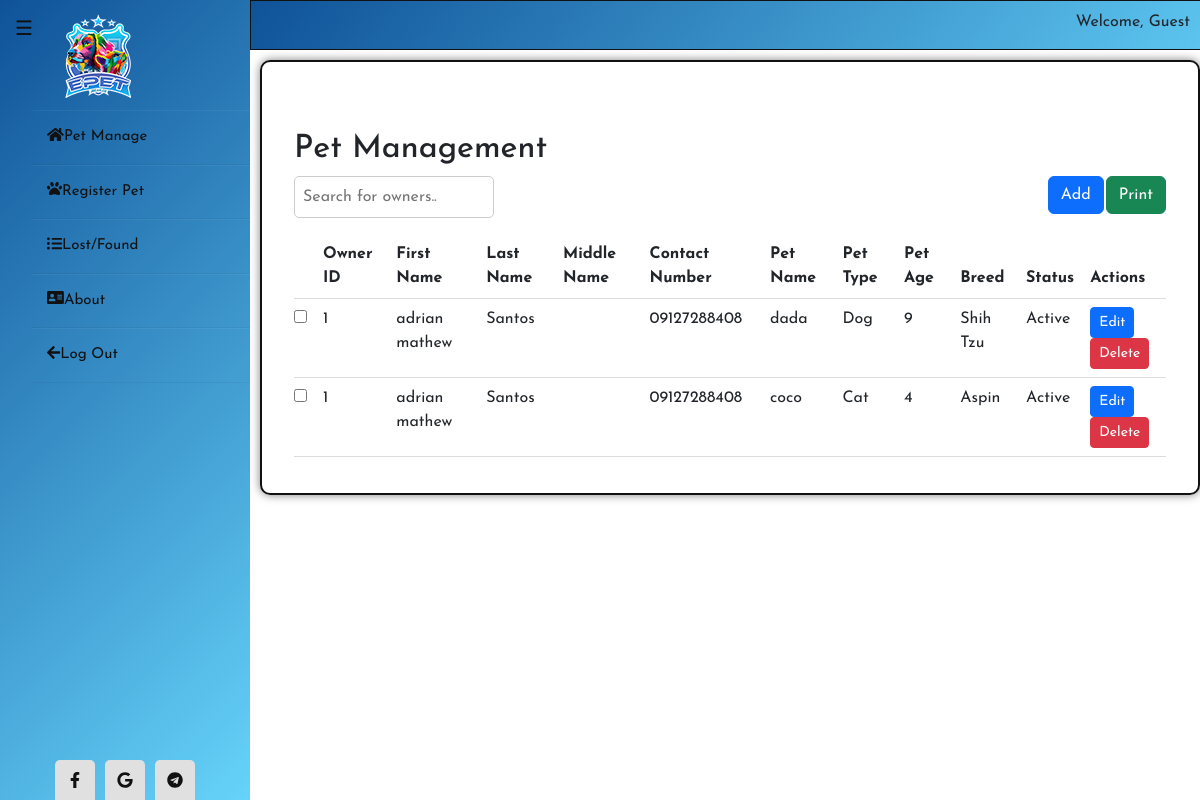
The page /epet02/Pet_management.php on the database its author committed.
### tables this page shows
CREATE TABLE `pets` (
  `pet_id` int(11) NOT NULL,
  `owner_id` int(11) NOT NULL,
  `name` varchar(50) NOT NULL,
  `petage` int(11) NOT NULL,
  `age_type` varchar(20) NOT NULL,
  `gender` varchar(10) NOT NULL,
  `breed` varchar(50) NOT NULL,
  `desc_breed` varchar(100) DEFAULT NULL,
  `color` varchar(50) NOT NULL,
  `type` varchar(20) NOT NULL,
  `status_pet` varchar(20) NOT NULL,
  `image_id` int(11) DEFAULT NULL,
  `Image` blob DEFAULT NULL
);

CREATE TABLE `owners` (
  `owner_id` int(11) NOT NULL,
  `first_name` varchar(50) NOT NULL,
  `last_name` varchar(50) NOT NULL,
  `middle_name` varchar(50) NOT NULL,
  `Ownergender` varchar(10) NOT NULL,
  `Ownerage` int(11) NOT NULL,
  `date_birth` date NOT NULL,
  `email` varchar(100) NOT NULL,
  `Ownershouse` varchar(100) NOT NULL,
  `Ownersstreet` varchar(100) NOT NULL,
  `Ownersbrgy` varchar(100) NOT NULL,
  `contact_number` varchar(15) NOT NULL
);

### epet02/Pet_management.php (the view, shortened to what this page needs)
<!DOCTYPE html>
<html lang="en">
<head>
    <link href="https://cdn.jsdelivr.net/npm/bootstrap@5.3.0-alpha1/dist/css/bootstrap.min.css" rel="stylesheet">
</head>
<body>
<?php include 'includes/sidebar1.php'; ?>
<?php include 'includes/header.php'; ?>
<div class="content">
<div class="container mt-5">
    <h2>Pet Management</h2>
    <button id="print-btn" class="btn btn-success" onclick="printSelectedOwners()">Print</button>
    <button id="add-btn" class="btn btn-primary" onclick="location.href = 'Dog&Cat_Registration.php';">Add</button>
    <input type="text" id="searchInput" onkeyup="searchOwners()" placeholder="Search for owners..">
    <table class="table" id="ownersTable">
        <thead>
            <tr>
                <th></th>
                <th>Owner ID</th>
                <th>First Name</th>
                <th>Last Name</th>
                <th>Middle Name</th>
                <th>Contact Number</th>
                <th>Pet Name</th>
                <th>Pet Type</th>
                <th>Pet Age</th>
                <th>Breed</th>
                <th>Status</th>
                <th>Actions</th>
            </tr>
        </thead>
        <tbody>
            <?php
            include 'db.php';
            $query = "SELECT * FROM owners INNER JOIN pets ON owners.owner_id = pets.owner_id";
            $result = mysqli_query($conn, $query);
            while ($row = mysqli_fetch_assoc($result)) {
                echo "<tr>";
                echo "<td><input type='checkbox' name='selectedOwners[]' value='{$row['owner_id']}'></td>";
                echo "<td>{$row['owner_id']}</td>";
                echo "<td>{$row['first_name']}</td>";
                echo "<td>{$row['last_name']}</td>";
                echo "<td>{$row['middle_name']}</td>";
                echo "<td>{$row['contact_number']}</td>";
                echo "<td>{$row['name']}</td>";
                echo "<td>{$row['type']}</td>";
                echo "<td>{$row['petage']}</td>";
                echo "<td>{$row['breed']}</td>";
                echo "<td>{$row['status_pet']}</td>";
                echo "<td>
                        <a href='edit_owner.php?id={$row['owner_id']}' class='btn btn-primary btn-sm'>Edit</a>
                        <a href='delete_owner.php?id={$row['owner_id']}' class='btn btn-danger btn-sm'>Delete</a>
                      </td>";
                echo "</tr>";
            }
            ?>
        </tbody>
    </table>
</div>
</div>
</body>
</html>

### epet02/includes/sidebar1.php (shortened to what this page needs)
<!DOCTYPE html>
<html lang="en">
<head>
</head>
<body>
<div class="wrapper">
  <div class="sidebar" id="sidebar">
  <b class="sidebar-brand" class="logo"><img src="images/logo1.png" alt="Logo"><br></b>
    <ul>
    <li><a href="Pet_management.php"><i class="fas fa-home"></i>Pet Manage</a></li>
            <li><a href="Dog&Cat_Registration.php"><i class="fas fa-paw"></i>Register Pet</a></li>
            <li><a href="loss_pets.php"><i class="fas fa-list-ul"></i>Lost/Found</a></li>
            <li><a href="about_us.php"><i class="fas fa-address-card"></i>About</a></li>
            <li><a href="logout.php"><i class="fas fa-arrow-left"></i>Log Out</a></li>
    </ul>
    <div class="social_media">
          <a href="#"><i class="fab fa-facebook-f"></i></a>
          <a href="#"><i class="fab fa-google"></i></a>
          <a href="#"><i class="fab fa-telegram"></i></a>
      </div>
  </div>
  <div class="box">
  <div class="user-info">
      <?php if (isset($_SESSION['first_name'])) : ?>
        <div class="nav-item dropdown">
          <a class="nav-link dropdown-toggle" href="#" id="userMenu" role="button" data-bs-toggle="dropdown" aria-expanded="false">
            Welcome, <?php echo $_SESSION['first_name']; ?>
          </a>
          <ul class="dropdown-menu dropdown-menu-end" aria-labelledby="userMenu">
            <li><a class="dropdown-item" href="user_management.php">User Management</a></li>
            <li><a class="dropdown-item" href="profile.php">Profile</a></li>
            <li><a class="dropdown-item" href="logout.php">Logout</a></li>
          </ul>
        </div>
      <?php else : ?>
        <span class="nav-link">Welcome, Guest</span>
      <?php endif; ?>
    </div>
</div>
<div class="Content">
    <button class="toggle-btn" onclick="toggleSidebar()">☰</button>
</div>
</body>
</html>

### epet02/includes/header.php (shortened to what this page needs)
<!DOCTYPE html>
<html lang="en">
<head>
    <link href="https://cdn.jsdelivr.net/npm/bootstrap@5.3.0-alpha1/dist/css/bootstrap.min.css" rel="stylesheet">
    <link rel="stylesheet" href="https://cdnjs.cloudflare.com/ajax/libs/font-awesome/5.15.4/css/all.min.css">
</head>
<body>

### epet02/Pet_management.php (style rules this page uses)
.content { position: static; margin-left: 260px; transition: margin-left 0.5s; margin-top: 60px; max-width: 1150px; max-height: 1900px; border: 2px solid #111; border-radius:10px; box-shadow: 0 0 10px rgba(0, 0, 0, 0.5); padding: 20px; }
.container { margin-top: 2rem; }
h2 { margin-bottom: 20px; margin-top: 20px; }
#print-btn { float: right; margin-bottom: 10px; }
#add-btn { float: right; margin-bottom: 10px; margin-right: 2px; }
#searchInput { width: 200px; padding: 0.5rem; margin-bottom: 1rem; border: 1px solid #ccc; border-radius: 5px; }
.table { width: 100%; border-collapse: collapse; }
.table th, .table td { padding: 0.75rem; text-align: left; border-bottom: 1px solid #ddd; }
.table th:first-child, .table td:first-child { padding-left: 0; }
.table th:last-child, .table td:last-child { padding-right: 0; }
.btn { display: inline-block; padding: 0.375rem 0.75rem; font-size: 1rem; line-height: 1.5; border-radius: 0.25rem; transition: color 0.15s ease-in-out, background-color 0.15s ease-in-out, border-color 0.15s ease-in-out, box-shadow 0.15s ease-in-out; }
.btn-success { color: #fff; background-color: #28a745; border-color: #28a745; }
.btn-primary { color: #fff; background-color: #007bff; border-color: #007bff; }
.btn-danger { color: #fff; background-color: #dc3545; border-color: #dc3545; }
.btn-sm { padding: 0.25rem 0.5rem; font-size: 0.875rem; line-height: 1.5; }

### epet02/includes/sidebar1.php (style rules this page uses)
* { margin: 0; padding: 0; box-sizing: border-box; list-style: none; text-decoration: none; font-family: 'Josefin Sans', sans-serif; }
body { background-color: #f3f5f9; }
.wrapper { display: flex; position: relative; }
.wrapper .sidebar { height: 100%; width: 250px; position: fixed; top: 0; left: 0; background: linear-gradient(-45deg, #66D3FA,#0F5298); overflow-x: show; transition: 0.5s; padding-top: 30px 0; }
.wrapper .sidebar img { padding-top: 10px; margin-left: 50px; }
.wrapper .sidebar ul li { padding: 15px; border-bottom: 1px solid #bdb8d7; border-bottom: 1px solid rgba(0,0,0,0.05); border-top: 1px solid rgba(255,255,255,0.05); }
.wrapper .sidebar ul li a { text-decoration: none; font-size: 15px; color: #111; overflow-x: hidden; display: block; transition: 0.3s; }
.wrapper .sidebar .social_media { position: absolute; bottom: 0; left: 50%; transform: translateX(-50%); display: flex; }
.wrapper .sidebar .social_media a { display: block; width: 40px; background: #e0e0e0; height: 40px; line-height: 45px; text-align: center; margin: 0 5px; overflow-x: show; color: #111; border-top-left-radius: 5px; border-top-right-radius: 5px; transition: 0.3s; }
.box { position: fixed; width: 90%; height: 50px; margin-left:250px; background: linear-gradient(-50deg, #66D3FA,#0F5298); border: 1px solid #111; padding: 20px; box-sizing: border-box; }
.box .user-info { position: fixed; right: 10px; top: 10px; }
.toggle-btn { position: fixed; left: 10px; top: 10px; font-size: 20px; padding: 5px; cursor: pointer; background-color: transparent; border: none; color: #111; }

### rows shown on the page
pets: owner "1", owner.first_name "adrian mathew", owner.last_name "Santos", owner.contact_number "09127288408", name "dada", type "Dog", petage "9", breed "Shih Tzu", status_pet "Active"
pets: owner "1", owner.first_name "adrian mathew", owner.last_name "Santos", owner.contact_number "09127288408", name "coco", type "Cat", petage "4", breed "Aspin", status_pet "Active"
